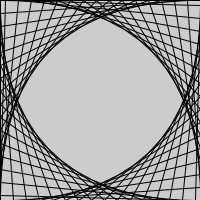
Frame 1 (no input)
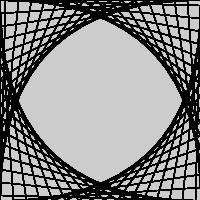
Frame 60 (the mouse pressed at the canvas centre just before this capture)
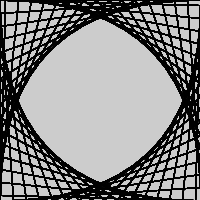
Frame 120 (the mouse held since frame 60 and released just before this capture)

The Processing sketch that drew these frames (run headless with seeded random() and noise(); from frame 60 on, the mouse is pressed at the canvas centre):

// Processing sketch: processing_166857
// ── processing_166857.pde

void setup()
{
 size(200,200);
}

void draw()
{
  int size = 200;
  int N = 15;
  size(size,size);
  int step=width/N;
  for(int n=0; n<height; n+=step)
  {
    line(0,n,n,height);
    line(n, height, height, height-n);
    line(height, height-n, height-n, 0);
    line(height-n, 0, 0, n);
  }
   
}
